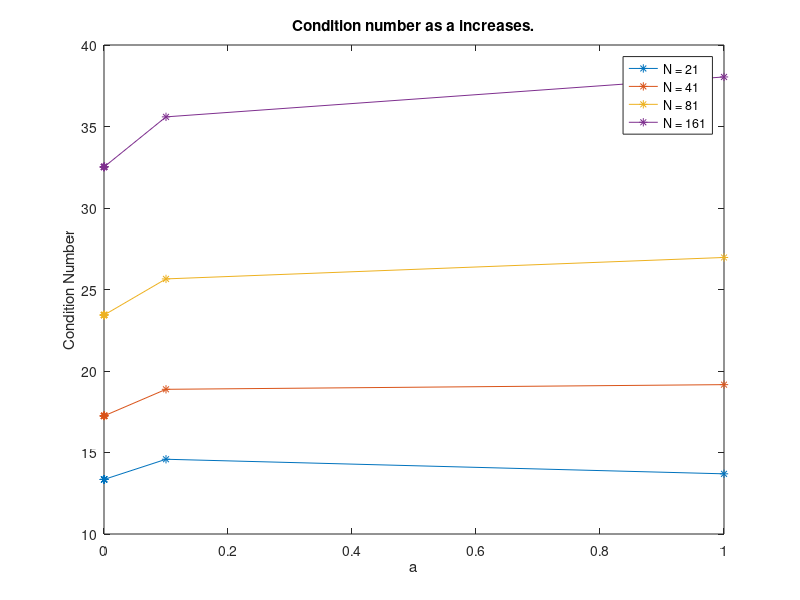

Source code (MATLAB):
function cond_nums = get_cond_num()
   
N = [21 41 81 161];
A = [1 1.0e-1 1.0e-3 1.0e-5 1.0e-7 1.0e-9 1.0e-11 1.0e-13 1.0e-15];

% N x A matrix of condition numbers for matrix A
cond_nums = zeros(length(N), length(A));

for k = 1:length(N)
    n = N(k);
    for j = 1:length(A)
        a = A(j);
        mat = zeros(n, 3);
        
        % Build the A matrix.
        for i = 1:n
            if i == 1
                mat(i,:) = [-2 1 0]; 
            elseif i == n
                mat(i,:) = [0 a -2*a]; 
            elseif i == 2 || i == 3
                mat(i,:) = [1 -2 1]; 
            elseif i == n - 2 || i == n - 1
                mat(i,:) = [a -2*a a]; 
            else
                mat(i,:) = [1 -1*(1 + a) a]; 
            end
        end        
        cond_nums(k, j) = cond(mat);        
    end
end

disp(cond_nums)
hold off;
plot(A, cond_nums(1,:), '-*', A, cond_nums(2,:), '-*', A, cond_nums(3,:), '-*', A, cond_nums(4,:), '-*')
title('Condition number as a increases.')
legend('N = 21', 'N = 41', 'N = 81', 'N = 161');
xlabel('a');
ylabel('Condition Number');
end